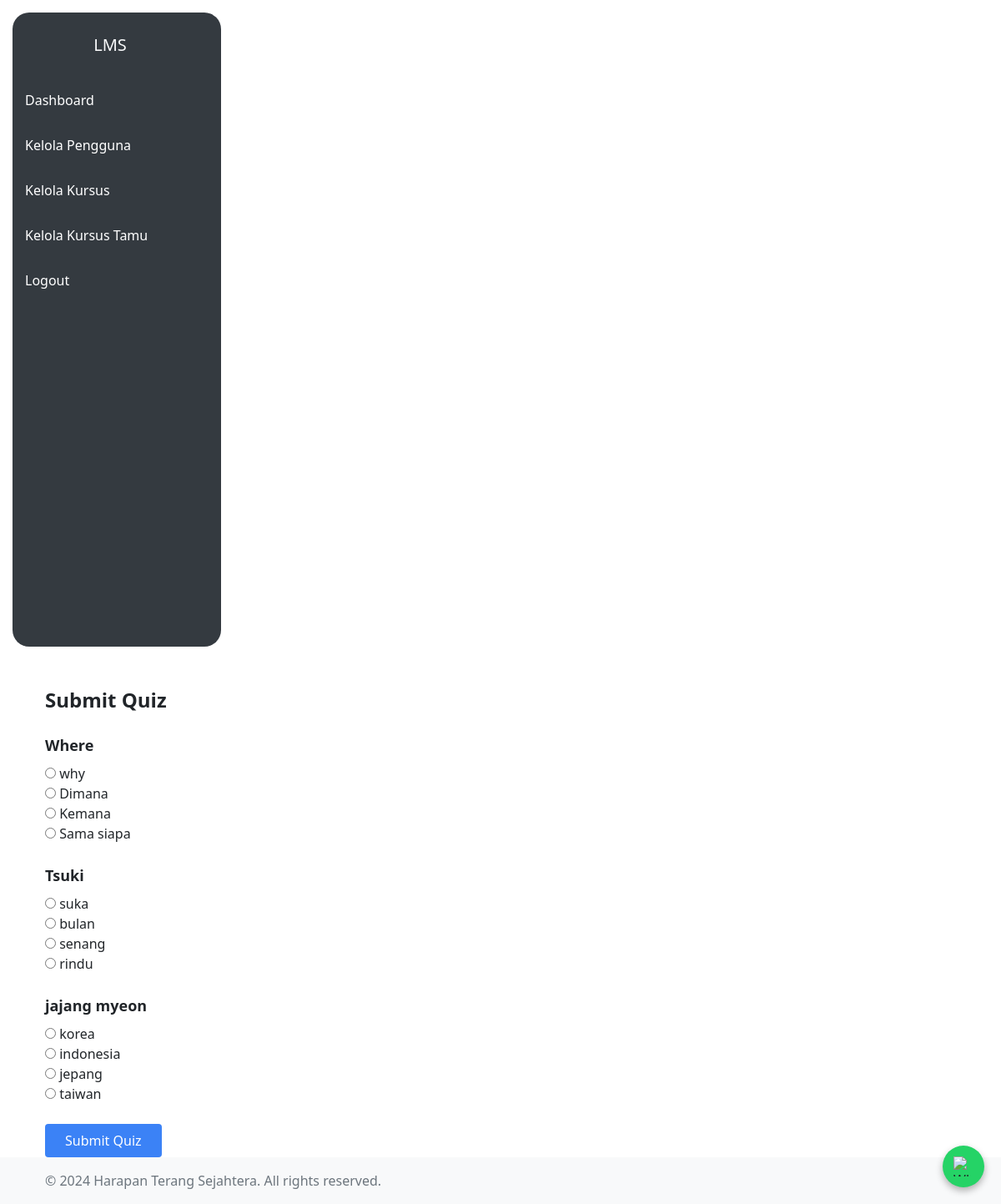
The app's page /student/submit_quiz.php?chapter_id=16 (signed in) with its own data.
### tables this page shows
CREATE TABLE `quizzes` (
  `id` int(11) NOT NULL,
  `chapter_id` int(11) NOT NULL,
  `question` text NOT NULL,
  `option_a` varchar(255) NOT NULL,
  `option_b` varchar(255) NOT NULL,
  `option_c` varchar(255) NOT NULL,
  `option_d` varchar(255) NOT NULL,
  `correct_option` enum('a','b','c','d') NOT NULL
);

### student/submit_quiz.php (the view, shortened to what this page needs)
<?php
require_once '../includes/db_connect.php';
$chapter_id = isset($_GET['chapter_id']) ? intval($_GET['chapter_id']) : 0;
$sql_quizzes = "SELECT * FROM quizzes WHERE chapter_id = ?";
$stmt_quizzes = $conn->prepare($sql_quizzes);
$stmt_quizzes->bind_param("i", $chapter_id);
$stmt_quizzes->execute();
$quizzes = $stmt_quizzes->get_result();
$quiz_data = [];
while ($quiz = $quizzes->fetch_assoc()) {
    $quiz_data[] = $quiz;
}
?>
<!DOCTYPE html>
<html lang="en">
<head>
    <?php include '../includes/header.php'; ?>
    <script src="https://cdn.tailwindcss.com"></script>
</head>
<body class="bg-white">
    <?php include '../includes/navbar.php'; ?>
    <div class="container mx-auto mt-5 px-4">
        <h1 class="mb-4 text-2xl font-bold">Submit Quiz</h1>
        <form action="" method="POST">
            <?php foreach ($quiz_data as $quiz): ?>
                <div class="mb-4">
                    <h3 class="text-lg font-semibold"><?php echo htmlspecialchars($quiz['question']); ?></h3>
                    <div>
                        <label class="block"><input type="radio" name="answer_<?php echo $quiz['id']; ?>" value="A"> <?php echo htmlspecialchars($quiz['option_a']); ?></label>
                        <label class="block"><input type="radio" name="answer_<?php echo $quiz['id']; ?>" value="B"> <?php echo htmlspecialchars($quiz['option_b']); ?></label>
                        <label class="block"><input type="radio" name="answer_<?php echo $quiz['id']; ?>" value="C"> <?php echo htmlspecialchars($quiz['option_c']); ?></label>
                        <label class="block"><input type="radio" name="answer_<?php echo $quiz['id']; ?>" value="D"> <?php echo htmlspecialchars($quiz['option_d']); ?></label>
                    </div>
                </div>
            <?php endforeach; ?>
            <button type="submit" class="bg-blue-500 text-white px-4 py-2 rounded hover:bg-blue-600">Submit Quiz</button>
        </form>
    </div>
    <?php include '../includes/footer.php'; ?>
</body>
</html>

### records on screen
quizzes: question "Where", option_a "why", option_b "Dimana", option_c "Kemana", option_d "Sama siapa"
quizzes: question "Tsuki", option_a "suka", option_b "bulan", option_c "senang", option_d "rindu"
quizzes: question "jajang myeon", option_a "korea", option_b "indonesia", option_c "jepang", option_d "taiwan"
